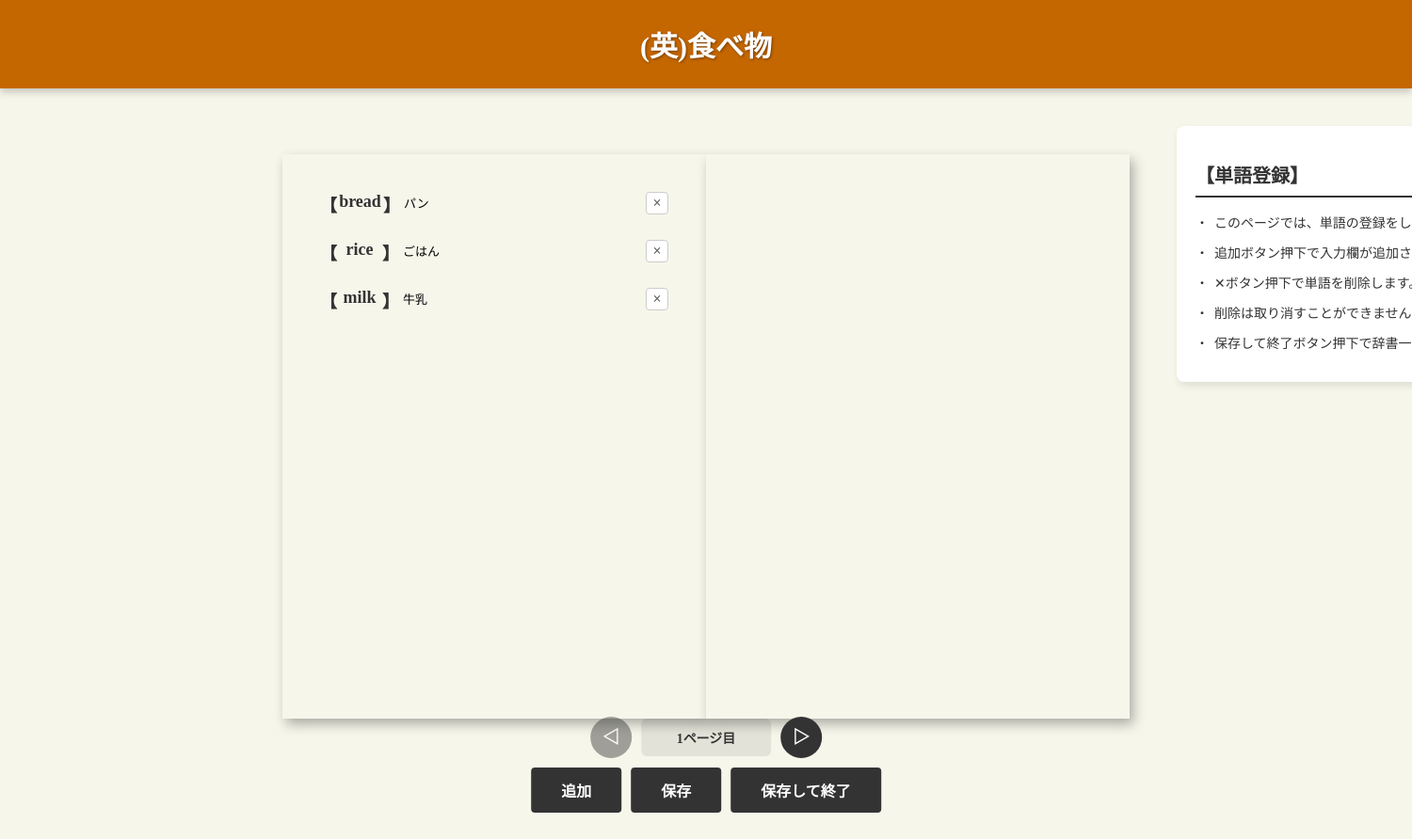
Page /add-words/1/0 on the earlier database version.
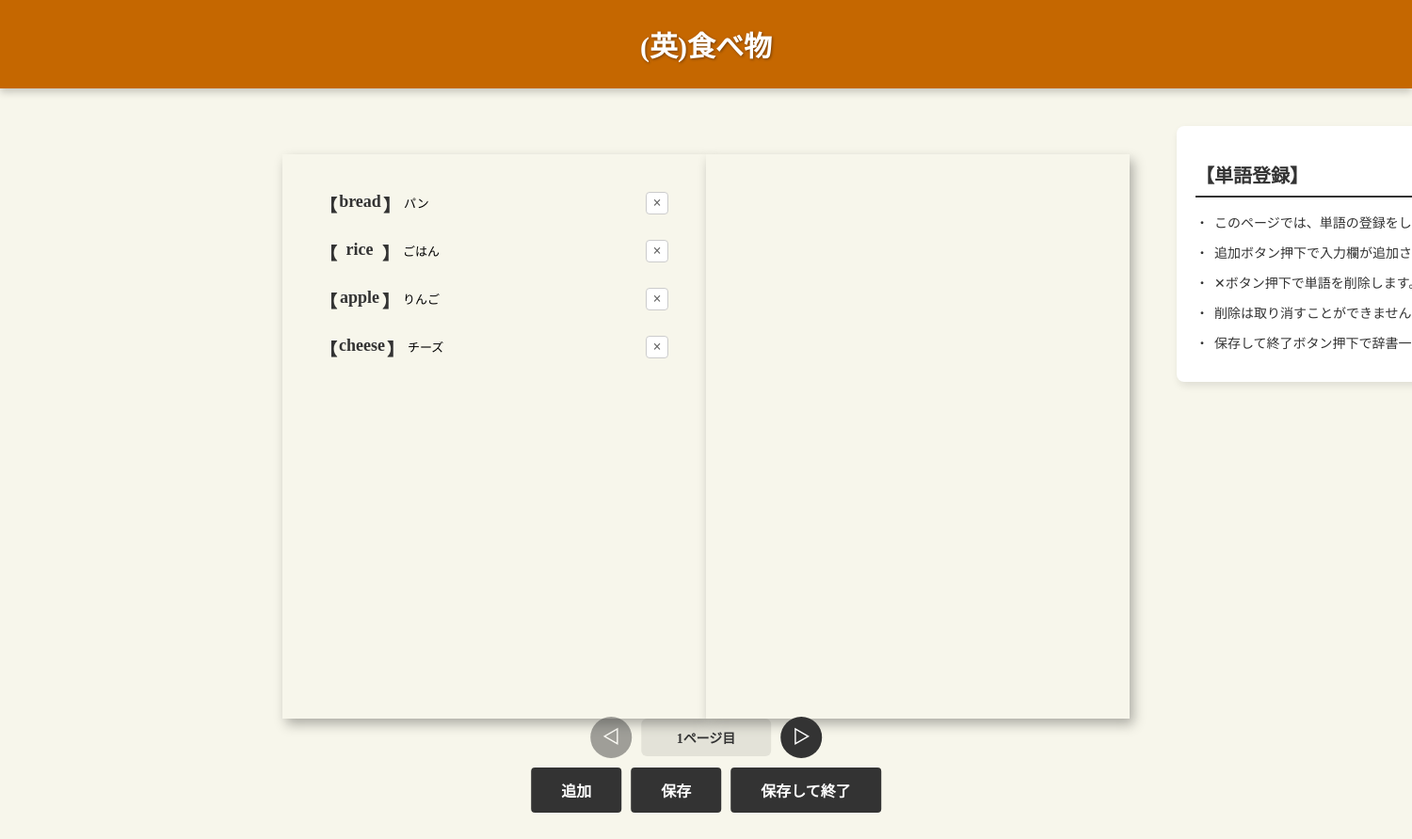
Same page on the later database version.
### app/models.py (models this page shows, shortened)
class Dictionary(db.Model):
    __tablename__ = "dictionaries"
    id = db.Column(db.Integer, primary_key=True)
    title = db.Column(db.String(100))
    cover_color = db.Column(db.String(20))
    created_at = db.Column(db.DateTime, nullable=False, default=datetime.utcnow)
    updated_at = db.Column(db.DateTime, nullable=False, default=datetime.utcnow, onupdate=datetime.utcnow)
    is_favorite = db.Column(db.Boolean, nullable=False, default=False)

class Word(db.Model):
    __tablename__ = "words"
    id = db.Column(db.Integer, primary_key=True)
    word = db.Column(db.String(100))
    definition = db.Column(db.Text)
    line_count = db.Column(db.Integer)
    page_index = db.Column(db.Integer)
    dictionary_id = db.Column(db.Integer, db.ForeignKey("dictionaries.id", ondelete="CASCADE"), nullable=False)

### app/routes.py (the view)
@main.route('/add-words/<int:dictionary_id>/<int:page>')
def add_words(dictionary_id, page):
    dictionary = Dictionary.query.get(dictionary_id)
    if not dictionary:
        return redirect(url_for('main.index'))
    reflow_dictionary_words(dictionary_id)
    cover_color = dictionary.cover_color
    words = (Word.query
            .filter_by(dictionary_id=dictionary_id, page_index=page)
            .order_by(Word.id)
            .all())
    left_words = []
    right_words = []
    left_lines = 0
    right_lines = 0
    for word in words:
        lines = 1 + (word.line_count or 2)
        if left_lines + lines <= MAX_LINES_PER_PAGE:
            left_words.append(word)
            left_lines += lines
        elif right_lines + lines <= MAX_LINES_PER_PAGE:
            right_words.append(word)
            right_lines += lines
        else:
            right_words.append(word)
    return render_template('add_words.html',
                            dictionary=dictionary,
                            cover_color=cover_color,
                            page=page,
                            left_words=left_words,
                            right_words=right_words)

### app/routes.py (called while the page is built)
def reflow_dictionary_words(dictionary_id: int):
    words = Word.query.filter_by(dictionary_id=dictionary_id).order_by(Word.id).all()
    page_index = 0
    left_lines = 0
    right_lines = 0
    for word in words:
        lines = 1 + (word.line_count or 2)
        if left_lines + lines <= MAX_LINES_PER_PAGE:
            word.page_index = page_index
            left_lines += lines
        elif right_lines + lines <= MAX_LINES_PER_PAGE:
            word.page_index = page_index
            right_lines += lines
        else:
            page_index += 1
            left_lines = lines
            right_lines = 0
            word.page_index = page_index
    db.session.commit()

### app/templates/add_words.html (shortened to what this page needs)
<html lang="ja">
    <head>
        {% with title='単語登録' %}
            {% include 'head_css.html' %}
        {% endwith %}
    </head>
    <body>
        {% if dictionary %}
            <div class="dictionary-header"  style="background-color: {{ cover_color}};">
                <div class="dictionary-header-title">
                    {{ dictionary.title }}
                </div>
            </div>
            <div class="words-page-container">
                <div class="book-area">
                    <div class="page-left">
                        <div class="words-list" id="left-words-list">
                            {% for word in left_words %}
                                <div class="word-item" data-word-id="{{ word.id }}">
                                    <span class="bracket-open">【</span>
                                    <input type="text" class="word-input" value="{{ word.word }}" placeholder="単語" data-word-id="{{ word.id }}">
                                    <span class="bracket-close">】</span>
                                    <textarea class="definition-input" placeholder="意味" data-word-id="{{ word.id }}" rows="2">{{ word.definition }}</textarea>
                                    <button type="button" class="word-item-delete-btn" title="削除" aria-label="削除" data-word-id="{{ word.id }}">×</button>
                                </div>
                            {% endfor %}
                        </div>
                    </div>
                    <div class="page-right">
                    </div>
                </div>
                <div class="notice-section right">
                    <h2>【単語登録】</h2>
                    <ul>
                        <li>このページでは、単語の登録をします。</li>
                        <li>追加ボタン押下で入力欄が追加されます。</li>
                        <li>✕ボタン押下で単語を削除します。</li>
                        <li>削除は取り消すことができません。</li>
                        <li>保存して終了ボタン押下で辞書一覧へ遷移します。</li>
                    </ul>
                </div>
            </div>
            <div class="save-exit-container">
                <div class="action-row page-row">
                    <button type="button" id="prev-page-button" class="nav-button" title="前のページ" aria-label="前のページ" {% if page == 0 %}disabled{% endif %}>◁</button>
                    <div class="page-indicator">
                        {{ page + 1 }}ページ目
                    </div>
                    <button type="button" id="next-page-button" class="nav-button" title="次のページ" aria-label="次のページ">▷</button>
                </div>
                <div class="action-row main-row">
                    <button type="button" id="add-row-button">追加</button>
                    <button type="button" id="save-button">保存</button>
                    <button type="button" id="save-exit-button">保存して終了</button>
                </div>
            </div>
        {% else %}
            <p>辞書が見つかりませんでした。</p>
        {% endif %}
    </body>
</html>

### app/templates/head_css.html (shortened to what this page needs)
<link rel="stylesheet" href="{{ url_for('static', filename='css/common.css') }}">
<link rel="stylesheet" href="{{ url_for('static', filename='css/book.css') }}">
<link rel="stylesheet" href="{{ url_for('static', filename='css/shelf.css') }}">
<link rel="stylesheet" href="https://cdnjs.cloudflare.com/ajax/libs/font-awesome/6.5.0/css/all.min.css">

### app/static/css/common.css (style rules this page uses)
body { background-color: #F7F6EB; margin: 0; padding: 0; overflow: hidden; }
body { font-family: 'Hiragino Mincho ProN', 'Hiragino Mincho Pro', 'ヒラギノ明朝 ProN', 'ヒラギノ明朝 Pro', 'Yu Mincho', '游明朝', 'MS 明朝', 'MS Mincho', serif; }
body { font-size: 14px; }
body { color: #333333; }
button { background-color: #333333; color: #ffffff; padding: 10px 20px; border-radius: 5px; border: none; cursor: pointer; font-family: 'Hiragino Mincho ProN', 'Hiragino Mincho Pro', 'ヒラギノ明朝 ProN', 'ヒラギノ明朝 Pro', 'Yu Mincho', '游明朝', 'MS 明朝', 'MS Mincho', serif; font-size: 14px; font-weight: bold; text-align: center; }

Differences in the rows shown:
changed Word: word "milk" → "apple"; id "牛乳" → "りんご"
now on this page (row edited): Word: word "cheese", id "チーズ"
